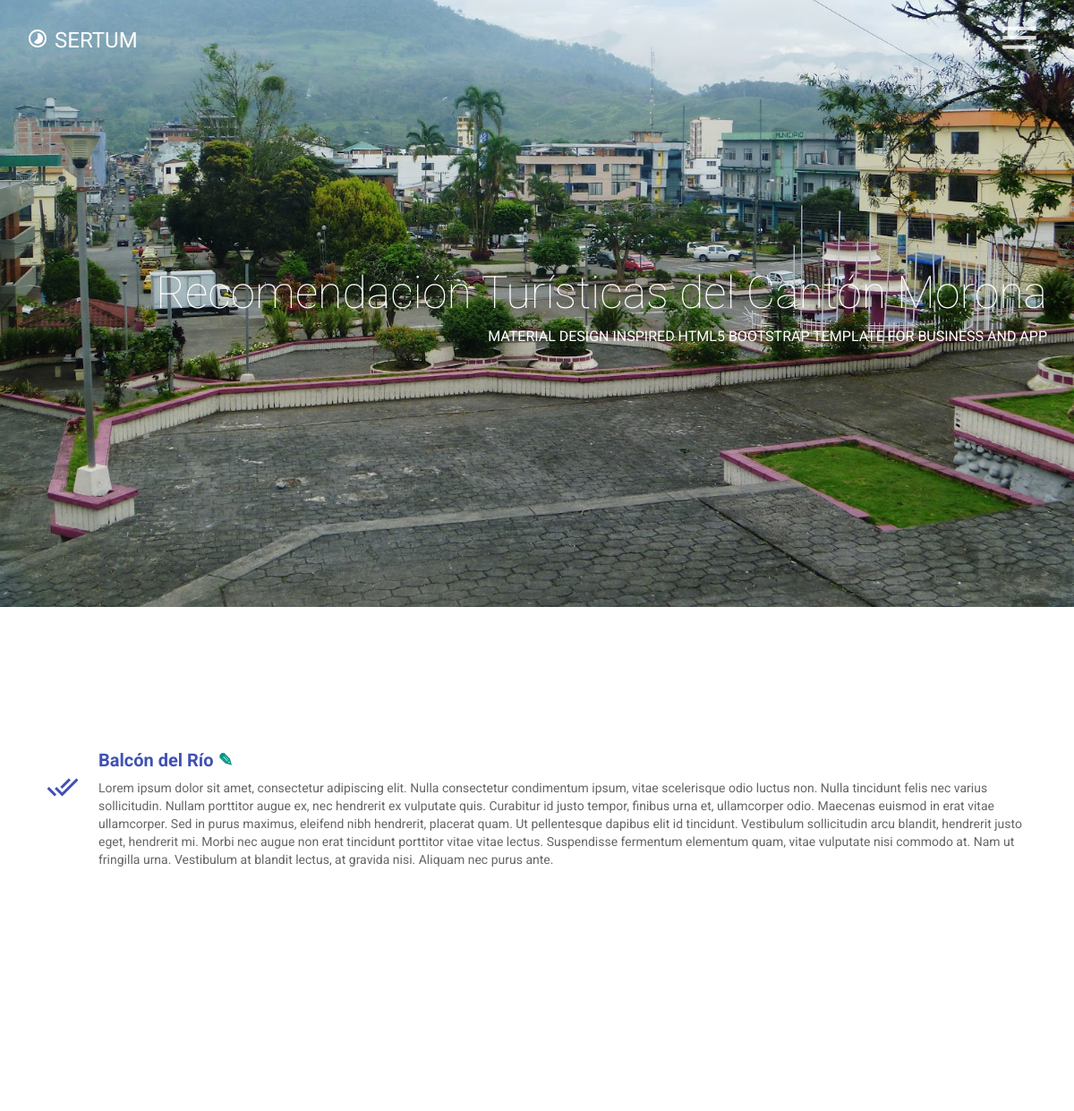
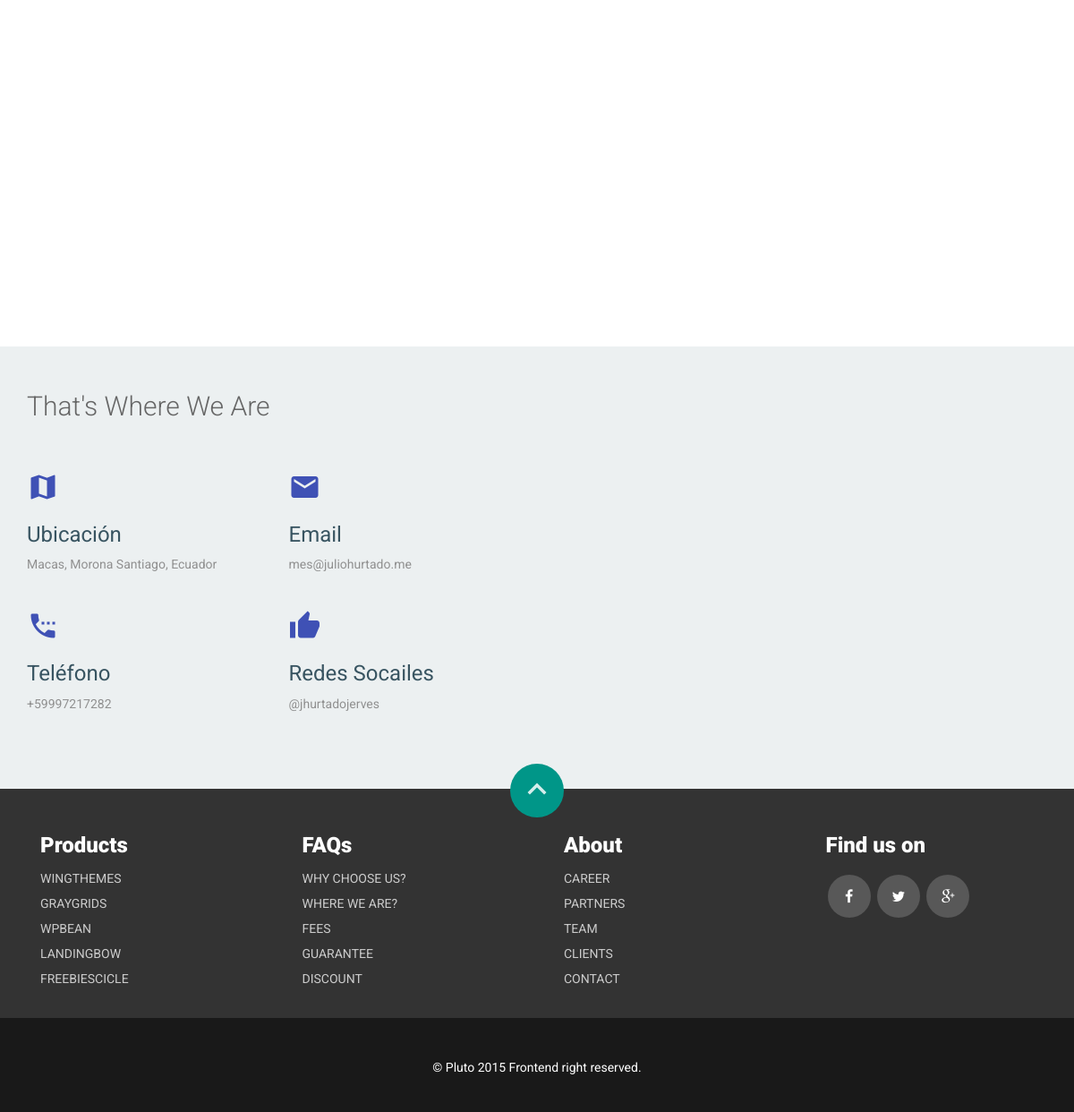
The app's page /centro/ver/balcon-del-rio/ with its own data (2 pictures, top to bottom).
### centro/models.py (models this page shows, shortened)
class Center(models.Model):
    name = models.TextField(blank=False)
    addres = map_fields.AddressField(max_length=200)
    aditional_information = models.TextField(blank=True)
    geolocation = map_fields.GeoLocationField(max_length=100)
    slug = AutoSlugField(unique=True, populate_from='name', always_update=True)
    user = models.OneToOneField(User, unique=True, null=True)

### centro/views.py (the view)
# urls.py: url(r'^centro/ver/(?P<slug>[-\w ]+)/$', CenterDetailView.as_view(), name='center_detail'),
class CenterDetailView(DetailView):
    model = Center
    template_name = 'center_detail.html'
    slug_field = 'slug'
    context_object_name = 'center'
    def get_context_data(self, **kwargs):
        context =  super(CenterDetailView, self).get_context_data(**kwargs)
        context['pictures'] = Picture.objects.filter(center__slug = self.object.slug)
        return context

### usuario/models.py (called while the page is built)
    def __str__(self):
        return self.user.get_full_name()

### centro/templates/center_detail.html (shortened to what this page needs)
{% extends 'base.html' %}
{% block content %}
    <div class="col-md-12 col-sm-12 wow fadeInDown" data-wow-duration="1000ms" data-wow-delay="300ms">
            <div class="features">
              <div class="icon">
                <i class="mdi-action-done-all"></i>
              </div>
              <div class="features-text">
                <h4>{{ center.name }} <a href="{% url 'Center:center_edit' center.slug %}" class="mui-btn mui-btn--small mui-btn--primary mui-btn--fab">✎</a></h4>
                <p>
                  {{ center.aditional_information|linebreaksbr }}
                </p>
              </div>
            </div>
{% endblock %}
{% block map%}
    <div class="row" style="height: 700px !important; width: auto; margin: auto auto;">
<div id="map" class="row" style="height: 85%; width: 60%;"></div>
    </div>
    </div>
  {% endblock %}

### centro/static/css/main.css (style rules this page uses)
body { font-family: 'Roboto', sans-serif; color: #666; font-size: 14px; font-weight: 400; background: #fff; }
.row { padding: 30px 0; }
#features .features { margin: 30px 0; }
#features .features .icon { float: left; text-align: center; }
#features .features .icon i { width: 80px; height: 80px; line-height: 80px; border-radius: 50%; font-size: 36px; color: #3f51b5; }
#features .features h4 { margin-bottom: 10px; font-size: 20px; font-weight: 700; color: #3f51b5; }
#features .features .features-text { padding-left: 80px; }
#features .features .features-text p { margin: 0; }

### records on screen
Center: name "Balcón del Río", aditional_information "Lorem ipsum dolor sit amet, consectetur adipiscing elit. Nulla consectetur condimentum ipsum, vitae scelerisque odio luctus non. Nulla tincidunt felis nec varius sollicitudin. Nullam porttitor augue ex, nec hendrerit ex vulputate quis. Curabitur id justo tempor, finibus urna et, ullamcorper odio. Maecenas euismod in erat vitae ullamcorper. Sed in purus maximus, eleifend nibh hendrerit, placerat quam. Ut pellentesque dapibus elit id tincidunt. Vestibulum sollicitudin arcu blandit, hendrerit justo eget, hendrerit mi. Morbi nec augue non erat tincidunt porttitor vitae vitae lectus. Suspendisse fermentum elementum quam, vitae vulputate nisi commodo at. Nam ut fringilla urna. Vestibulum at…"
